Frame 1 (no input): blank canvas, image omitted
Frame 60 (no input): blank canvas, image omitted
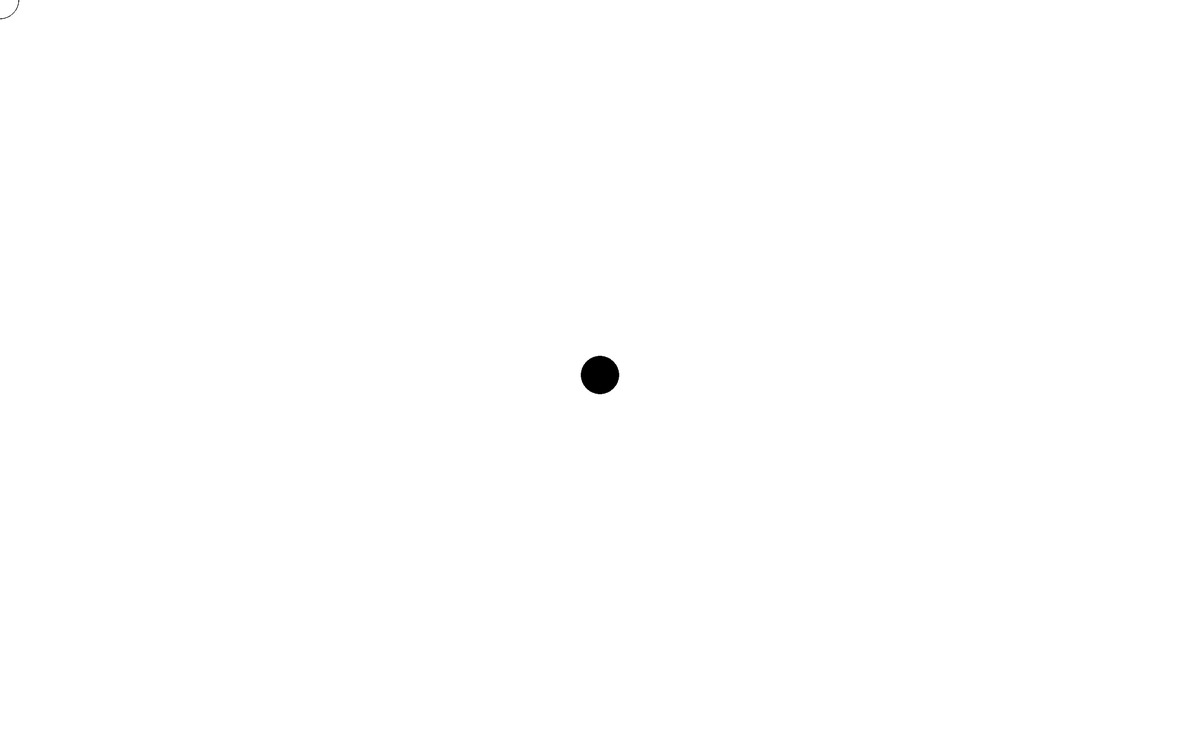
Frame 120 (the mouse pressed at the canvas centre since frame 60)

The p5.js sketch whose frames 1 and 60 were blank and that drew this single picture after the mouse press (run headless with seeded random() and noise() and a simulated clock; from frame 60 on, the mouse is pressed at the canvas centre):

// p5.js sketch
// ── sketch.js
function setup() {
    createCanvas(2560, 1600);
}

function draw() {
    if (mouseIsPressed) {
        fill(0);
    } else {
        fill(255);
    }
    ellipse(mouseX, mouseY, 80, 80);
}
